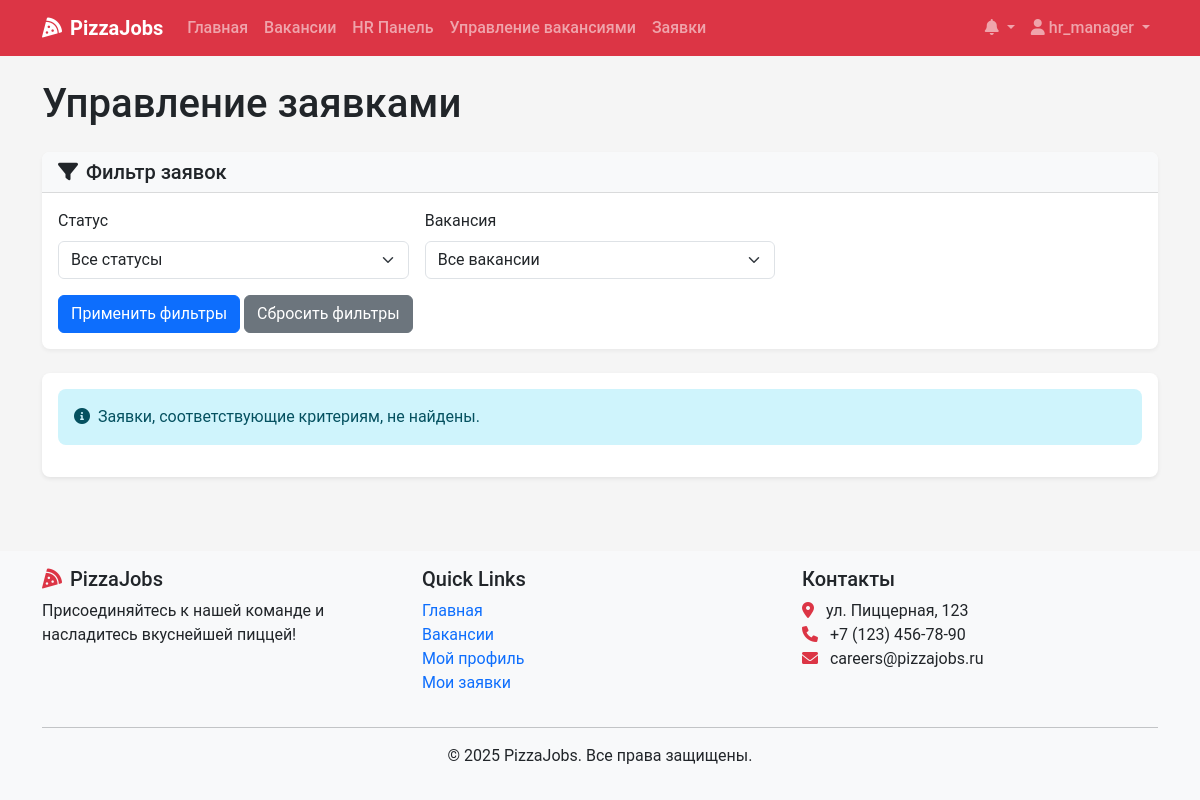
Page /applications/ (signed in) on the earlier database version.
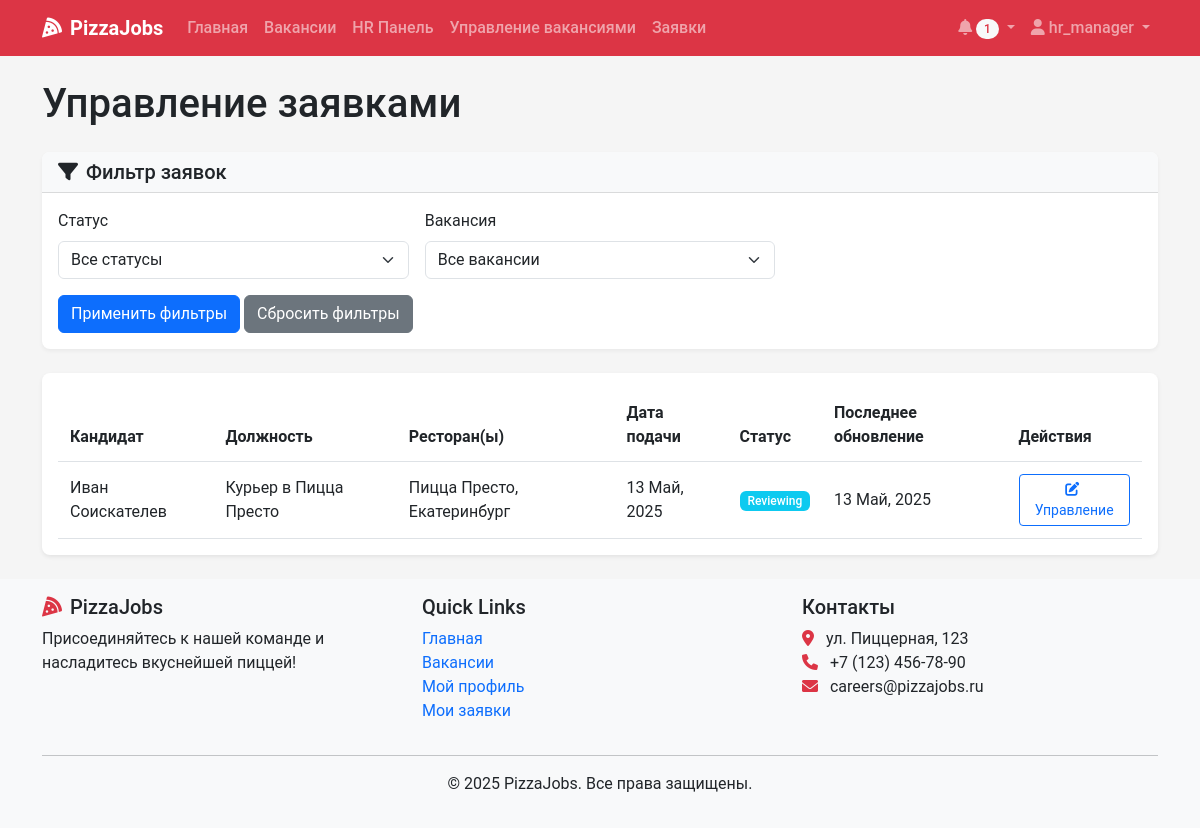
Same page on the later database version.
### recruitment/models.py (models this page shows, shortened)
class Application(models.Model):
    vacancy = models.ForeignKey(Vacancy, on_delete=models.CASCADE, related_name='applications')
    user = models.ForeignKey(User, on_delete=models.CASCADE, related_name='applications')
    resume = models.ForeignKey(Resume, on_delete=models.SET_NULL, null=True, blank=True, related_name='applications')
    cover_letter = models.TextField(blank=True, null=True)
    status = models.CharField(max_length=20, choices=ApplicationStatus.choices, default=ApplicationStatus.NEW)
    applied_at = models.DateTimeField(auto_now_add=True)
    updated_at = models.DateTimeField(auto_now=True)

class Vacancy(models.Model):
    title = models.CharField(max_length=100)
    position_type = models.ForeignKey(PositionType, on_delete=models.CASCADE, related_name='vacancies')
    restaurants = models.ManyToManyField(Restaurant, related_name='vacancies')
    description = models.TextField()
    requirements = models.TextField()
    responsibilities = models.TextField()
    conditions = models.TextField()
    salary_min = models.DecimalField(max_digits=10, decimal_places=2, null=True, blank=True)
    salary_max = models.DecimalField(max_digits=10, decimal_places=2, null=True, blank=True)
    is_active = models.BooleanField(default=True)
    created_at = models.DateTimeField(auto_now_add=True)
    updated_at = models.DateTimeField(auto_now=True)
    created_by = models.ForeignKey(User, on_delete=models.SET_NULL, null=True, related_name='created_vacancies')
    class Meta:
        verbose_name_plural = "Vacancies"

class Restaurant(models.Model):
    name = models.CharField(max_length=100)
    address = models.CharField(max_length=255)
    city = models.CharField(max_length=100)
    manager = models.ForeignKey(User, on_delete=models.SET_NULL, null=True, blank=True, related_name='managed_restaurants')

### recruitment/views.py (the view)
# urls.py: path('applications/', views.application_list, name='application_list'),
@login_required
def application_list(request):
    user_profile = get_object_or_404(UserProfile, user=request.user)
    if user_profile.role == UserRole.CANDIDATE:
        applications = Application.objects.filter(user=request.user).order_by('-applied_at')
    elif user_profile.role == UserRole.HR_MANAGER:
        applications = Application.objects.all().order_by('-applied_at')
    elif user_profile.role == UserRole.RESTAURANT_MANAGER:
        managed_restaurants = Restaurant.objects.filter(manager=request.user)
        applications = Application.objects.filter(
            vacancy__restaurants__in=managed_restaurants
        ).distinct().order_by('-applied_at')
    else:
        applications = Application.objects.all().order_by('-applied_at')
    status_filter = request.GET.get('status', '')
    if status_filter:
        applications = applications.filter(status=status_filter)
    vacancy_filter = request.GET.get('vacancy', '')
    if vacancy_filter:
        applications = applications.filter(vacancy__id=vacancy_filter)
    paginator = Paginator(applications, 20)
    page_number = request.GET.get('page')
    page_obj = paginator.get_page(page_number)
    if user_profile.role == UserRole.RESTAURANT_MANAGER:
        vacancies = Vacancy.objects.filter(restaurants__manager=request.user)
    else:
        vacancies = Vacancy.objects.all()
    context = {
        'page_obj': page_obj,
        'statuses': ApplicationStatus.choices,
        'vacancies': vacancies,
        'selected_status': status_filter,
        'selected_vacancy': vacancy_filter,
    }
    return render(request, 'applications/list.html', context)

### templates/applications/list.html (shortened to what the changed rows need)
{% extends 'base.html' %}
{% block content %}
<div class="container">
    <h1 class="mb-4">
        {% if user.profile.role == 'CANDIDATE' %}
            Мои заявки
        {% else %}
            Управление заявками
        {% endif %}
    </h1>
    <div class="card shadow">
        <div class="card-body">
            {% if page_obj %}
                <div class="table-responsive">
                    <table class="table table-hover align-middle">
                        <thead>
                            <tr>
                                {% if user.profile.role != 'CANDIDATE' %}
                                    <th>Кандидат</th>
                                {% endif %}
                                <th>Должность</th>
                                <th>Ресторан(ы)</th>
                                <th>Дата подачи</th>
                                <th>Статус</th>
                                <th>Последнее обновление</th>
                                <th>Действия</th>
                            </tr>
                        </thead>
                        <tbody>
                            {% for application in page_obj %}
                                <tr>
                                    {% if user.profile.role != 'CANDIDATE' %}
                                        <td>{{ application.user.get_full_name }}</td>
                                    {% endif %}
                                    <td>{{ application.vacancy.title }}</td>
                                    <td>
                                        {% if application.vacancy.restaurants.count == 1 %}
                                            {{ application.vacancy.restaurants.first.name }}, {{ application.vacancy.restaurants.first.city }}
                                        {% else %}
                                            Несколько ({{ application.vacancy.restaurants.count }})
                                        {% endif %}
                                    </td>
                                    <td>{{ application.applied_at|date:"d M, Y" }}</td>
                                    <td>
                                        <span class="badge {% if application.status == 'NEW' %}bg-primary{% elif application.status == 'REVIEWING' %}bg-info{% elif application.status == 'INTERVIEW_SCHEDULED' %}bg-warning{% elif application.status == 'ACCEPTED' %}bg-success{% elif application.status == 'REJECTED' %}bg-danger{% else %}bg-secondary{% endif %}">
                                            {{ application.get_status_display }}
                                        </span>
                                    </td>
                                    <td>{{ application.updated_at|date:"d M, Y" }}</td>
                                    <td>
                                        <a href="{% url 'application_detail' application.id %}" class="btn btn-sm btn-outline-primary">
                                            {% if user.profile.role == 'CANDIDATE' %}
                                                <i class="fas fa-eye me-1"></i>Просмотр
                                            {% else %}
                                                <i class="fas fa-edit me-1"></i>Управление
                                            {% endif %}
                                        </a>
                                    </td>
                                </tr>
                            {% endfor %}
                        </tbody>
                    </table>
                </div>
            {% else %}
                <div class="alert alert-info">
                    <i class="fas fa-info-circle me-2"></i>Заявки, соответствующие критериям, не найдены.
                </div>
            {% endif %}
        </div>
    </div>
</div>
{% endblock %}

### templates/base.html (shortened to what the changed rows need)
<!DOCTYPE html>
<html lang="ru">
<head>
    <link href="https://cdn.jsdelivr.net/npm/bootstrap@5.3.0-alpha1/dist/css/bootstrap.min.css" rel="stylesheet">
    <link rel="stylesheet" href="https://cdnjs.cloudflare.com/ajax/libs/font-awesome/6.0.0/css/all.min.css">
    <link rel="stylesheet" href="/static/css/main.css">
</head>
<body>
    <nav class="navbar navbar-expand-lg navbar-dark bg-danger sticky-top">
        <div class="container">
            <div class="collapse navbar-collapse" id="navbarNav">
                <ul class="navbar-nav">
                    {% if user.is_authenticated %}
                        <li class="nav-item dropdown">
                            <a class="nav-link dropdown-toggle" href="#" id="notificationDropdown" role="button" data-bs-toggle="dropdown">
                                <i class="fas fa-bell"></i>
                                {% if user.notifications.filter.exists %}
                                <span class="badge rounded-pill bg-light text-danger">
                                    {{ user.notifications.filter.count }}
                                </span>
                                {% endif %}
                            </a>
                        </li>
                        <li class="nav-item dropdown">
                            <a class="nav-link dropdown-toggle" href="#" id="userDropdown" role="button" data-bs-toggle="dropdown">
                                <i class="fas fa-user"></i> {{ user.username }}
                            </a>
                        </li>
                    {% endif %}
                </ul>
            </div>
        </div>
    </nav>
    <main class="py-4">
        {% block content %}{% endblock %}
    </main>
</body>
</html>

Differences in the rows shown:
added Application: user.get_full_name "Иван Соискателев", vacancy "Курьер в Пицца Престо", vacancy.restaurants.first.name "Пицца Престо", vacancy.restaurants.first.city "Екатеринбург", applied_at "13 Май, 2025", status "Reviewing", updated_at "13 Май, 2025"
Other differences:
{{ user.notifications.filter.count }}: (not shown) → "1"
text no longer shown: "Заявки, соответствующие критериям, не найдены."
text now shown: "Кандидат Должность Ресторан(ы) Дата подачи Статус Последнее обновление Действия"
